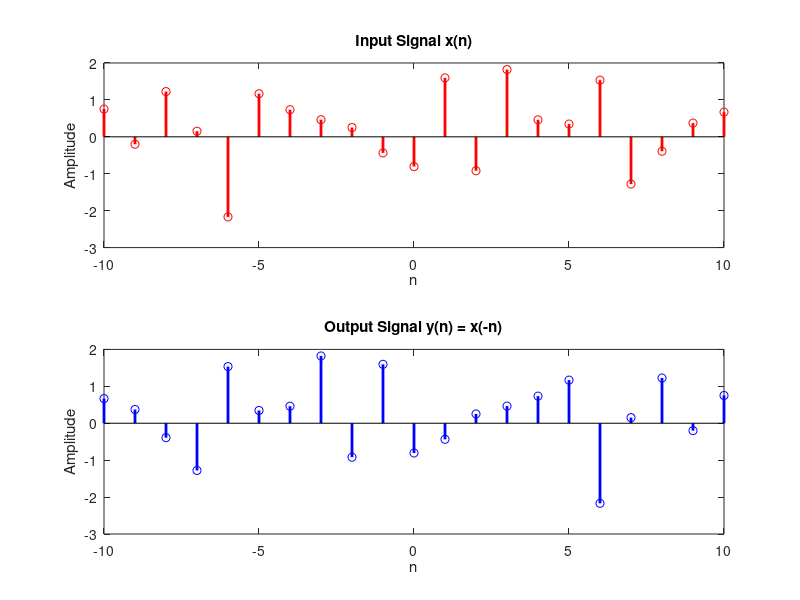

The MATLAB source for this figure:
n = -10:10;  % Assuming a range of values for n
x = randn(size(n));  % Example input signal, you can replace it with any signal

% System operation
y = x(end:-1:1);

% Plotting
subplot(2,1,1);
stem(n, x, 'r', 'LineWidth', 2);
title('Input Signal x(n)');
xlabel('n');
ylabel('Amplitude');

subplot(2,1,2);
stem(n, y, 'b', 'LineWidth', 2);
title('Output Signal y(n) = x(-n)');
xlabel('n');
ylabel('Amplitude');

